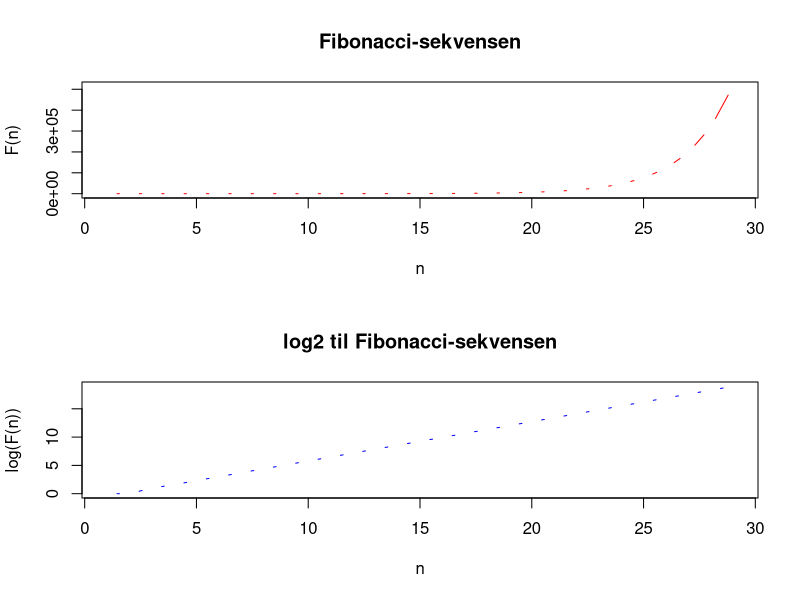

R code for this plot:
fib  <- function(n)
{
  if (length(n) > 1) return(sapply(n, fib))
  if (n == 1) return(1)
  if (n == 2) return(1)
  return(fib(n-1)+fib(n-2)) 
}

n <- c(1:29)
fibn <- fib(1:29)

par(mfrow=c(2,1))
matplot(n, fibn, type = 'c', 
        col = c("#ff0000"),
        ylab = "F(n)", xlab = "n")
title("Fibonacci-sekvensen")
matplot(n, log2(fibn), type = 'c', 
        col = c("#0000ff"),
        ylab = "log(F(n))", xlab = "n")
title("log2 til Fibonacci-sekvensen")